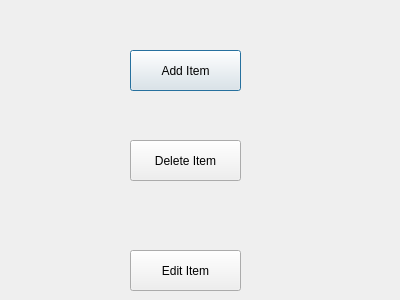
<?xml version="1.0" encoding="UTF-8"?>
<ui version="4.0">
 <class>productmanagement</class>
 <widget class="QDialog" name="productmanagement">
  <property name="geometry">
   <rect>
    <x>0</x>
    <y>0</y>
    <width>400</width>
    <height>300</height>
   </rect>
  </property>
  <property name="windowTitle">
   <string>Dialog</string>
  </property>
  <widget class="QPushButton" name="pushButtonadd">
   <property name="geometry">
    <rect>
     <x>130</x>
     <y>50</y>
     <width>111</width>
     <height>41</height>
    </rect>
   </property>
   <property name="text">
    <string>Add Item</string>
   </property>
  </widget>
  <widget class="QPushButton" name="pushButton_delete">
   <property name="geometry">
    <rect>
     <x>130</x>
     <y>140</y>
     <width>111</width>
     <height>41</height>
    </rect>
   </property>
   <property name="text">
    <string>Delete Item</string>
   </property>
  </widget>
  <widget class="QPushButton" name="pushButton_edit">
   <property name="geometry">
    <rect>
     <x>130</x>
     <y>250</y>
     <width>111</width>
     <height>41</height>
    </rect>
   </property>
   <property name="text">
    <string>Edit Item</string>
   </property>
  </widget>
 </widget>
 <resources/>
 <connections/>
</ui>
